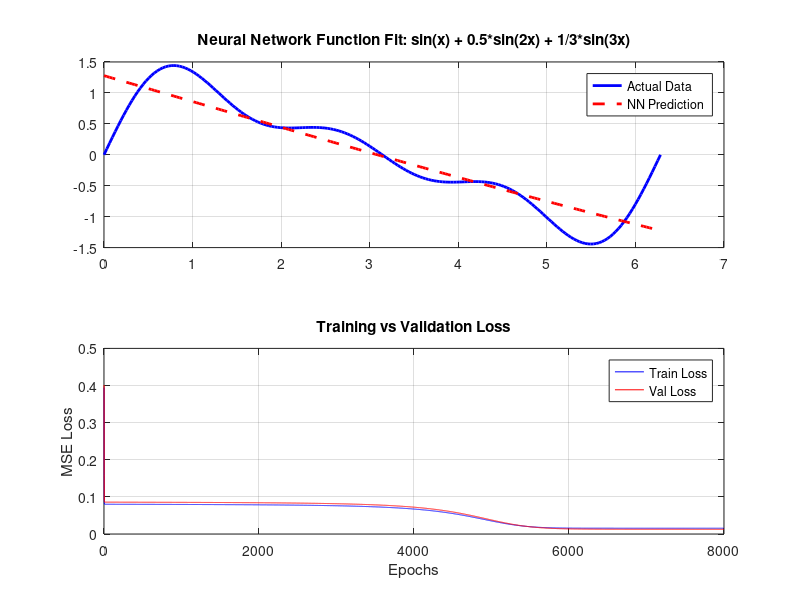

Source code (MATLAB):
% 07_deep_learning_theory.m
% UniLab Deep Learning: Function Approximation and Theory

disp('🧠 UniLab Deep Learning: Function Approximation');
disp('==============================================');

%% 1. Function Approximation with Neural Network
disp('--- 1. Fitting f(x) = sin(x) + 0.5*sin(2x) + 1/3*sin(3x) ---');

% Data Generation
X = linspace(0, 2*pi, 200)';
y = sin(X) + 0.5*sin(2*X) + (1/3)*sin(3*X);

% Normalization for Sigmoid activation
X_norm = X / (2*pi);
y_min = min(y); y_max = max(y);
y_norm = (y - y_min) / (y_max - y_min);

% Train/Validation Split (80/20)
indices = randperm(200);
train_idx = indices(1:160);
val_idx = indices(161:200);

X_train = reshape(X_norm(train_idx), 160, 1); 
y_train = reshape(y_norm(train_idx), 160, 1);
X_val = reshape(X_norm(val_idx), 40, 1); 
y_val = reshape(y_norm(val_idx), 40, 1);

% Manual Neural Network (1 -> 24 -> 16 -> 1)
% Using a slightly larger network for better curve fitting
W1 = randn(1, 24) * 0.1; b1 = zeros(1, 24);
W2 = randn(24, 16) * 0.1; b2 = zeros(1, 16);
W3 = randn(16, 1) * 0.1; b3 = zeros(1, 1);
lr = 0.05;
epochs = 8000;

train_loss_hist = zeros(epochs, 1);
val_loss_hist = zeros(epochs, 1);

for epoch = 1:epochs
    % Forward Pass (Train)
    z1 = X_train * W1 + b1;
    a1 = 1 ./ (1 + exp(-z1)); % Sigmoid
    z2 = a1 * W2 + b2;
    a2 = 1 ./ (1 + exp(-z2));
    z3 = a2 * W3 + b3;
    a3 = z3; % Linear output for regression
    
    % Loss (MSE)
    err = a3 - y_train;
    train_loss = mean(err.^2);
    train_loss_hist(epoch) = train_loss;
    
    % Forward Pass (Validation)
    vz1 = X_val * W1 + b1; va1 = 1 ./ (1 + exp(-vz1));
    vz2 = va1 * W2 + b2; va2 = 1 ./ (1 + exp(-vz2));
    vz3 = va2 * W3 + b3; va3 = vz3;
    val_loss = mean((va3 - y_val).^2);
    val_loss_hist(epoch) = val_loss;
    
    % Backward Pass
    d_z3 = 2 * err / length(X_train);
    d_W3 = a2' * d_z3;
    d_b3 = sum(d_z3, 1);
    
    d_a2 = d_z3 * W3';
    d_z2 = d_a2 .* (a2 .* (1 - a2));
    d_W2 = a1' * d_z2;
    d_b2 = sum(d_z2, 1);
    
    d_a1 = d_z2 * W2';
    d_z1 = d_a1 .* (a1 .* (1 - a1));
    d_W1 = X_train' * d_z1;
    d_b1 = sum(d_z1, 1);
    
    % Update
    W3 = W3 - lr * d_W3; b3 = b3 - lr * d_b3;
    W2 = W2 - lr * d_W2; b2 = b2 - lr * d_b2;
    W1 = W1 - lr * d_W1; b1 = b1 - lr * d_b1;
    
    if mod(epoch, 2000) == 0
        disp(['Epoch ', num2str(epoch), ': Train Loss = ', num2str(train_loss), ', Val Loss = ', num2str(val_loss)]);
    end
end

% Final Prediction
z1_f = X_norm * W1 + b1; a1_f = 1 ./ (1 + exp(-z1_f));
z2_f = a1_f * W2 + b2; a2_f = 1 ./ (1 + exp(-z2_f));
y_pred_norm = a2_f * W3 + b3;
y_pred = y_pred_norm * (y_max - y_min) + y_min;

% Plotting Results
disp(' ');
disp('--- 2. Visualization ---');
subplot(2, 1, 1);
plot(X, y, 'b', 'LineWidth', 2); hold on;
plot(X, y_pred, 'r--', 'LineWidth', 2);
title('Neural Network Function Fit: sin(x) + 0.5*sin(2x) + 1/3*sin(3x)');
legend('Actual Data', 'NN Prediction');
grid on;

subplot(2, 1, 2);
plot(1:epochs, train_loss_hist, 'b'); hold on;
plot(1:epochs, val_loss_hist, 'r');
title('Training vs Validation Loss');
xlabel('Epochs'); ylabel('MSE Loss');
legend('Train Loss', 'Val Loss');
grid on;

disp('Deep Learning Theory Session Complete.');
